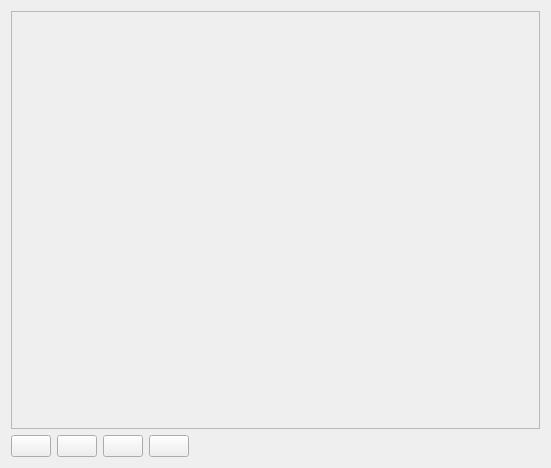
<?xml version="1.0" encoding="UTF-8"?>
<ui version="4.0">
 <class>Form</class>
 <widget class="QWidget" name="Form">
  <property name="geometry">
   <rect>
    <x>0</x>
    <y>0</y>
    <width>551</width>
    <height>468</height>
   </rect>
  </property>
  <property name="windowTitle">
   <string>Form</string>
  </property>
  <layout class="QGridLayout" name="gridLayout">
   <item row="1" column="0">
    <widget class="QPushButton" name="zoomInButton">
     <property name="sizePolicy">
      <sizepolicy hsizetype="Maximum" vsizetype="Fixed">
       <horstretch>0</horstretch>
       <verstretch>0</verstretch>
      </sizepolicy>
     </property>
     <property name="toolTip">
      <string>Map zoom in</string>
     </property>
     <property name="text">
      <string/>
     </property>
    </widget>
   </item>
   <item row="1" column="1">
    <widget class="QPushButton" name="zoomOutButton">
     <property name="toolTip">
      <string>Map zoom out</string>
     </property>
     <property name="text">
      <string/>
     </property>
    </widget>
   </item>
   <item row="1" column="4">
    <spacer name="horizontalSpacer">
     <property name="orientation">
      <enum>Qt::Horizontal</enum>
     </property>
     <property name="sizeHint" stdset="0">
      <size>
       <width>40</width>
       <height>20</height>
      </size>
     </property>
    </spacer>
   </item>
   <item row="0" column="0" colspan="5">
    <widget class="QScrollArea" name="scrollArea">
     <property name="sizePolicy">
      <sizepolicy hsizetype="Expanding" vsizetype="Expanding">
       <horstretch>0</horstretch>
       <verstretch>0</verstretch>
      </sizepolicy>
     </property>
     <property name="verticalScrollBarPolicy">
      <enum>Qt::ScrollBarAsNeeded</enum>
     </property>
     <property name="horizontalScrollBarPolicy">
      <enum>Qt::ScrollBarAsNeeded</enum>
     </property>
     <property name="widgetResizable">
      <bool>true</bool>
     </property>
     <widget class="QWidget" name="scrollAreaWidgetContents">
      <property name="geometry">
       <rect>
        <x>0</x>
        <y>0</y>
        <width>531</width>
        <height>419</height>
       </rect>
      </property>
     </widget>
    </widget>
   </item>
   <item row="1" column="2">
    <widget class="QPushButton" name="zoomResetButton">
     <property name="toolTip">
      <string>Map fit in space</string>
     </property>
     <property name="text">
      <string/>
     </property>
    </widget>
   </item>
   <item row="1" column="3">
    <widget class="QPushButton" name="clearViewButton">
     <property name="toolTip">
      <string>Clear borders on map</string>
     </property>
     <property name="text">
      <string/>
     </property>
    </widget>
   </item>
  </layout>
 </widget>
 <resources/>
 <connections/>
</ui>
